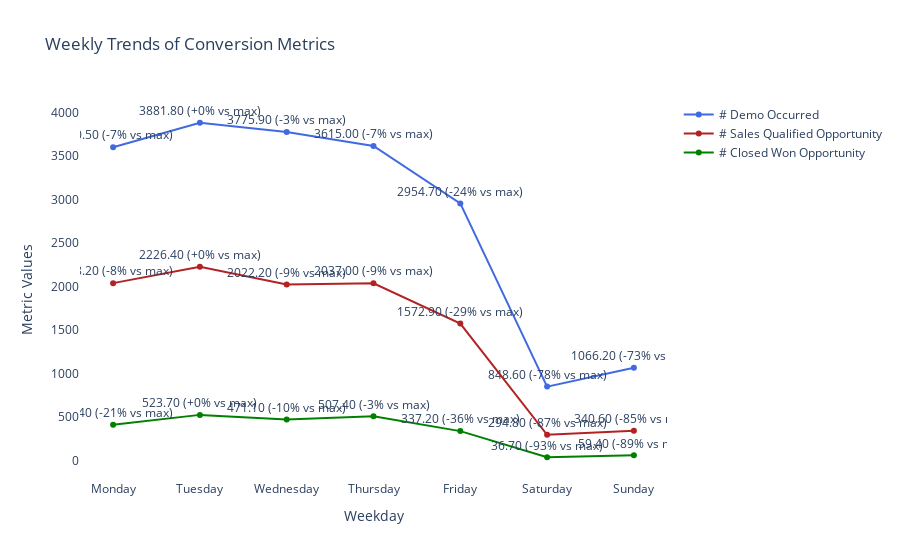

Notebook code cell kept with this figure:
### Code cell
#get max values for each metric
max_demo = weekly_data['# Demo Occurred'].max()
max_sqo = weekly_data['# Sales Qualified Opportunity'].max()
max_cwo = weekly_data['# Closed Won Opportunity'].max()

#get % difference with max
weekly_data['Demo % Diff'] = ((weekly_data['# Demo Occurred'] / max_demo) - 1) * 100
weekly_data['SQO % Diff'] = ((weekly_data['# Sales Qualified Opportunity'] / max_sqo) - 1) * 100
weekly_data['CWO % Diff'] = ((weekly_data['# Closed Won Opportunity'] / max_cwo) - 1) * 100


fig = go.Figure()
fig.add_trace(go.Scatter(x=weekly_data.index, y=weekly_data['# Demo Occurred'],
                         mode='lines+markers+text',
                         name='# Demo Occurred',
                         text=[f"{v:.2f} ({d:+.0f}% vs max)" for v, d in zip(weekly_data['# Demo Occurred'], weekly_data['Demo % Diff'])],
                         textposition="top center",
                         marker=dict(color='royalblue')))

fig.add_trace(go.Scatter(x=weekly_data.index, y=weekly_data['# Sales Qualified Opportunity'],
                         mode='lines+markers+text',
                         name='# Sales Qualified Opportunity',
                         text=[f"{v:.2f} ({d:+.0f}% vs max)" for v, d in zip(weekly_data['# Sales Qualified Opportunity'], weekly_data['SQO % Diff'])],
                         textposition="top center",
                         marker=dict(color='firebrick')))

fig.add_trace(go.Scatter(x=weekly_data.index, y=weekly_data['# Closed Won Opportunity'],
                         mode='lines+markers+text',
                         name='# Closed Won Opportunity',
                         text=[f"{v:.2f} ({d:+.0f}% vs max)" for v, d in zip(weekly_data['# Closed Won Opportunity'], weekly_data['CWO % Diff'])],
                         textposition="top center",
                         marker=dict(color='green')))

# Update layout
fig.update_layout(title='Weekly Trends of Conversion Metrics',
                  xaxis_title='Weekday',
                  yaxis_title='Metric Values',
                  plot_bgcolor='white',)

fig.show()

### Figure 1 — Plotly figure (JSON) as saved in the notebook; plotly's stock layout.template omitted (floating-point values rounded to 4 significant figures)
{"data": [{"marker": {"color": "royalblue"}, "mode": "lines+markers+text", "name": "# Demo Occurred", "text": ["3600.50 (-7% vs max)", "3881.80 (+0% vs max)", "3775.90 (-3% vs max)", "3615.00 (-7% vs max)", "2954.70 (-24% vs max)", "848.60 (-78% vs max)", "1066.20 (-73% vs max)"], "textposition": "top center", "type": "scatter", "x": ["Monday", "Tuesday", "Wednesday", "Thursday", "Friday", "Saturday", "Sunday"], "y": [3600.0, 3882.0, 3776.0, 3615, 2955.0, 848.6, 1066.0]}, {"marker": {"color": "firebrick"}, "mode": "lines+markers+text", "name": "# Sales Qualified Opportunity", "text": ["2038.20 (-8% vs max)", "2226.40 (+0% vs max)", "2022.20 (-9% vs max)", "2037.00 (-9% vs max)", "1572.90 (-29% vs max)", "294.80 (-87% vs max)", "340.60 (-85% vs max)"], "textposition": "top center", "type": "scatter", "x": ["Monday", "Tuesday", "Wednesday", "Thursday", "Friday", "Saturday", "Sunday"], "y": [2038.0, 2226.0, 2022.0, 2037, 1573.0, 294.8, 340.6]}, {"marker": {"color": "green"}, "mode": "lines+markers+text", "name": "# Closed Won Opportunity", "text": ["411.40 (-21% vs max)", "523.70 (+0% vs max)", "471.10 (-10% vs max)", "507.40 (-3% vs max)", "337.20 (-36% vs max)", "36.70 (-93% vs max)", "59.40 (-89% vs max)"], "textposition": "top center", "type": "scatter", "x": ["Monday", "Tuesday", "Wednesday", "Thursday", "Friday", "Saturday", "Sunday"], "y": [411.4, 523.7, 471.1, 507.4, 337.2, 36.7, 59.4]}], "layout": {"plot_bgcolor": "white", "title": {"text": "Weekly Trends of Conversion Metrics"}, "xaxis": {"title": {"text": "Weekday"}}, "yaxis": {"title": {"text": "Metric Values"}}}}
